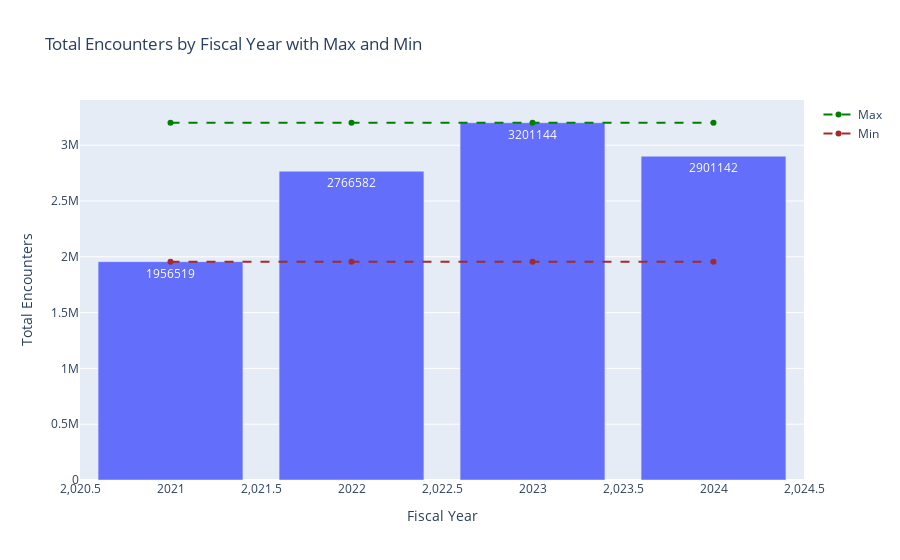

Notebook cell for this chart:
### Code cell
# 7. Max and Min of the Sum of Encounter Count by Fiscal Year. Add interactive table with plotly. Add max and min results to the table.
encounters_by_fiscal_year_stats['Max'] = encounters_by_fiscal_year_stats['Encounter Count'].max()
encounters_by_fiscal_year_stats['Min'] = encounters_by_fiscal_year_stats['Encounter Count'].min()
fig = px.bar(encounters_by_fiscal_year_stats, x='Fiscal Year', y='Encounter Count',
             title='Total Encounters by Fiscal Year with Max and Min',
             labels={'Encounter Count': 'Total Encounters'},
             text='Encounter Count')
fig.add_scatter(x=encounters_by_fiscal_year_stats['Fiscal Year'], y=encounters_by_fiscal_year_stats['Max'],
                mode='lines+markers', name='Max', line=dict(color='green', dash='dash'))
fig.add_scatter(x=encounters_by_fiscal_year_stats['Fiscal Year'], y=encounters_by_fiscal_year_stats['Min'],
                mode='lines+markers', name='Min', line=dict(color='brown', dash='dash'))
fig.update_layout(yaxis_title='Total Encounters', xaxis_title='Fiscal Year')
fig.show()

### Figure 1 — Plotly figure (JSON) as saved in the notebook; plotly's stock layout.template omitted (floating-point values rounded to 4 significant figures)
{"data": [{"alignmentgroup": "True", "hovertemplate": "Fiscal Year=%{x}<br>Total Encounters=%{text}<extra></extra>", "legendgroup": "", "marker": {"color": "#636efa", "pattern": {"shape": ""}}, "name": "", "offsetgroup": "", "orientation": "v", "showlegend": false, "text": [1956519, 2766582, 3201144, 2901142], "textposition": "auto", "type": "bar", "x": [2021, 2022, 2023, 2024], "xaxis": "x", "y": [1956519, 2766582, 3201144, 2901142], "yaxis": "y"}, {"line": {"color": "green", "dash": "dash"}, "mode": "lines+markers", "name": "Max", "type": "scatter", "x": [2021, 2022, 2023, 2024], "y": [3201144, 3201144, 3201144, 3201144]}, {"line": {"color": "brown", "dash": "dash"}, "mode": "lines+markers", "name": "Min", "type": "scatter", "x": [2021, 2022, 2023, 2024], "y": [1956519, 1956519, 1956519, 1956519]}], "layout": {"barmode": "relative", "legend": {"tracegroupgap": 0}, "title": {"text": "Total Encounters by Fiscal Year with Max and Min"}, "xaxis": {"anchor": "y", "domain": [0, 1], "title": {"text": "Fiscal Year"}}, "yaxis": {"anchor": "x", "domain": [0, 1], "title": {"text": "Total Encounters"}}}}
